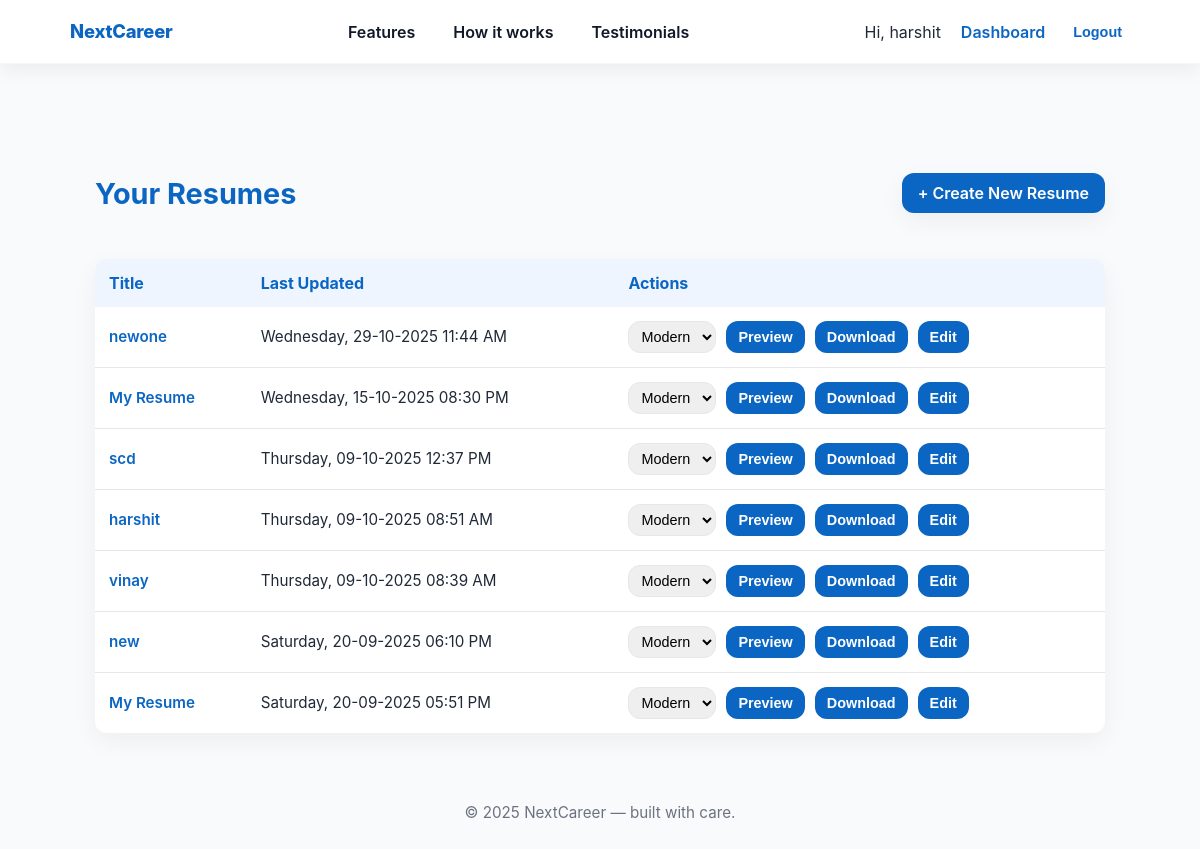
Screenshot of /jobs/resumes/ (signed in) with the database file from the repository.
### accounts/models.py (models this page shows, shortened)
class User(AbstractUser):
    ROLE_STUDENT = 'student'
    ROLE_HR = 'hr'
    ROLE_CHOICES = [
        (ROLE_STUDENT, 'Student'),
        (ROLE_HR, 'HR'),
    ]
    role = models.CharField(max_length=20, choices=ROLE_CHOICES, default=ROLE_STUDENT)

### jobs/models.py (models this page shows, shortened)
class Resume(models.Model):
    owner = models.ForeignKey(settings.AUTH_USER_MODEL, on_delete=models.CASCADE, related_name='resumes')
    title = models.CharField(max_length=255, default='My Resume')
    data = models.JSONField(default=dict, blank=True)
    created_at = models.DateTimeField(auto_now_add=True)
    updated_at = models.DateTimeField(auto_now=True)
    pdf_file = models.FileField(upload_to=resume_pdf_upload_path, null=True, blank=True)

### jobs/views.py (the view)
# urls.py: path('jobs/resumes/', jobs_views.resume_list, name='resume_list'),
@login_required
def resume_list(request):
    resumes = Resume.objects.filter(owner=request.user).order_by('-updated_at')
    return render(request, 'jobs/resume_list.html', {'resumes': resumes})

### templates/jobs/resume_list.html (shortened to what this page needs)
{% extends 'base.html' %}
{% load static %}
{% load tz %}
{% block content %}
<div class="resume-container">
  <div class="resume-header">
    <h2>Your Resumes</h2>
    <a href="{% url 'create_resume' %}" class="new-resume-link">+ Create New Resume</a>
  </div>
  {% if resumes %}
  <table class="resume-table">
    <thead>
      <tr>
        <th>Title</th>
        <th>Last Updated</th>
        <th>Actions</th>
      </tr>
    </thead>
    <tbody>
      {% for r in resumes %}
      <tr>
        <td><a href="{% url 'resume_detail' r.id %}">{{ r.title }}</a></td>
        <td>
          {% if r.updated_at %}
            {% timezone "Asia/Kolkata" %}
              {{ r.updated_at|date:"l, d-m-Y h:i A" }}
            {% endtimezone %}
          {% else %}
            -
          {% endif %}
        </td>
        <td>
          <div class="resume-actions">
            <label>
              <select class="template-select" data-resume-id="{{ r.id }}">
                <option value="modern" selected>Modern</option>
              </select>
            </label>
            <button class="preview-btn" data-resume-id="{{ r.id }}">Preview</button>
            <button class="download-btn" data-resume-id="{{ r.id }}">Download</button>
            <a href="{% url 'edit_resume' r.id %}">
              <button>Edit</button>
            </a>
          </div>
        </td>
      </tr>
      {% endfor %}
    </tbody>
  </table>
  {% else %}
  <div class="empty-state">
    <p>No resumes yet. <a href="{% url 'create_resume' %}">Create one now</a>.</p>
  </div>
  {% endif %}
</div>
{% endblock %}

### templates/base.html (shortened to what this page needs)
{% load static %}
<!doctype html>
<html lang="en">
<head>
</head>
<body>
  {% if request.resolver_match and request.resolver_match.url_name != 'login' and request.resolver_match.url_name != 'signup' %}
    <header>
      <nav class="site-nav" role="navigation" aria-label="Main">
        <div class="nav-inner">
          <a class="brand" href="{% url 'home' %}">NextCareer</a>
          <ul class="nav-links" id="desktop-links" role="menubar">
            <li role="none"><a role="menuitem" href="{% url 'home' %}#features">Features</a></li>
            <li role="none"><a role="menuitem" href="{% url 'home' %}#how-it-works">How it works</a></li>
            <li role="none"><a role="menuitem" href="{% url 'home' %}#testimonials">Testimonials</a></li>
          </ul>
          <div class="nav-actions" id="nav-actions">
            {% if user.is_authenticated %}
              <span class="nav-welcome">Hi, {{ user.first_name|default:user.username }}</span>
              <a class="nav-btn nav-link" href="{% url 'dashboard-redirect' %}">Dashboard</a>
              <form method="post" action="{% url 'logout' %}" class="logout-form" style="display:inline;">
                <button type="submit" class="logout-button" style="background:none;border:0;color:var(--primary);font-weight:700;cursor:pointer">Logout</button>
              </form>
            {% else %}
              <a class="nav-link" href="{% url 'login' %}">Login</a>
              <a class="nav-cta" href="{% url 'signup' %}">Signup</a>
            {% endif %}
          </div>
        </div>
      </nav>
    </header>
  {% else %}
    <header class="auth-header" role="banner">
      <a class="auth-brand" href="{% url 'home' %}">NextCareer</a>
    </header>
  {% endif %}
  <main id="main">
    {% block content %}{% endblock %}
  </main>
  <footer class="site-footer" role="contentinfo">
    <div class="footer-inner">
      &copy; {% now "Y" %} NextCareer — built with care.
    </div>
  </footer>
</body>
</html>

### templates/base.html (style rules this page uses)
:root { --primary: #0b66c3; --primary-600: #0954a8; --bg: #f9fafb; --surface: #ffffff; --white: #fff; --muted: #6b7280; --text: #0f1724; --radius: 10px; --gap: 14px; --shadow-1: 0 6px 18px rgba(2,6,23,0.06); --shadow-2: 0 12px 30px rgba(2,6,23,0.08); --focus-ring: 3px solid rgba(11,102,195,0.12); --max-width: 1100px; --motion: 180ms; --easing: cubic-bezier(.2,.9,.3,1); --header-h: 64px; --header-h-mobile: 56px; }
* { box-sizing:border-box }
html,body { height:100%;margin:0;background:var(--bg);color:var(--text);font-family:Inter,system-ui,-apple-system,"Segoe UI",Roboto,"Helvetica Neue",Arial;-webkit-font-smoothing:antialiased }
a { color:inherit;text-decoration:none }
.site-nav { background:var(--surface); box-shadow:var(--shadow-1); position:fixed; top:0; left:0; right:0; width:100%; height: var(--header-h); z-index:9999; border-bottom:1px solid rgba(15,23,36,0.03); backdrop-filter: blur(4px) saturate(110%); }
.nav-inner { max-width:var(--max-width); margin:0 auto; height:100%; display:flex; align-items:center; justify-content:space-between; gap:var(--gap); padding:0 20px; border-radius:999px; }
.brand, .auth-brand { font-weight:800; color:var(--primary); text-decoration:none; display:inline-flex; align-items:center; line-height:1; height:100% }
.brand { font-size:1.15rem; letter-spacing:-0.01em }
.nav-links { display:flex; gap:14px; list-style:none; padding:0; margin:0; align-items:center; height:100%; }
.nav-links a { display:inline-flex; align-items:center; height:100%; color:#111827; padding:0 12px; border-radius:8px; font-weight:600; transition: background var(--motion) var(--easing), transform var(--motion) var(--easing), color var(--motion) var(--easing); }
.nav-actions { display:flex; align-items:center; gap:12px; height:100% }
.nav-link { color:var(--primary); font-weight:600; padding:0 8px; border-radius:8px; display:inline-flex; align-items:center; height:100% }
.logout-button { background:none;border:0;color:var(--primary);font-weight:700;cursor:pointer;padding:0 8px;border-radius:8px; height:38px; display:inline-flex; align-items:center }
main { max-width:var(--max-width); margin:28px auto; padding: calc(var(--header-h) + 20px) 20px 0; min-height:50vh; }
.site-footer { background:transparent; padding:30px 0; color:var(--muted); text-align:center; font-size:0.95rem; margin-top:40px }

### templates/jobs/resume_list.html (style rules this page uses)
:root { --primary: #0b66c3; --accent: #06b6d4; --bg: #f9fafb; --card: #ffffff; --border: #e5e7eb; --text: #1f2937; --muted: #6b7280; --radius: 12px; --shadow: 0 8px 24px rgba(0, 0, 0, 0.05); }
body { background: var(--bg); font-family: Inter, system-ui, sans-serif; }
.resume-container { max-width: 1050px; margin: 40px auto; padding: 0 20px; }
.resume-header { display: flex; justify-content: space-between; align-items: center; flex-wrap: wrap; gap: 10px; margin-bottom: 24px; }
.resume-header h2 { color: var(--primary); font-size: 1.8rem; font-weight: 700; }
.new-resume-link { text-decoration: none; background: var(--primary); color: #fff; padding: 10px 16px; border-radius: var(--radius); font-weight: 600; box-shadow: var(--shadow); transition: 0.3s; }
.resume-table { width: 100%; border-collapse: collapse; background: var(--card); box-shadow: var(--shadow); border-radius: var(--radius); overflow: hidden; }
.resume-table th { text-align: left; padding: 14px; background: #eef5ff; color: var(--primary); font-size: 1rem; }
.resume-table td { padding: 14px; border-bottom: 1px solid var(--border); vertical-align: middle; font-size: 0.95rem; }
.resume-table tr:last-child td { border-bottom: none; }
.resume-table a { color: var(--primary); text-decoration: none; font-weight: 600; }
.resume-actions { display: flex; align-items: center; gap: 10px; flex-wrap: wrap; }
select.template-select { padding: 6px 8px; border-radius: var(--radius); border: 1px solid var(--border); font-size: 0.9rem; }
button, .resume-actions a button { background: var(--primary); color: #fff; border: none; border-radius: var(--radius); padding: 8px 12px; font-size: 0.9rem; font-weight: 600; cursor: pointer; transition: background 0.3s, transform 0.2s; }

### rows the page displays
User: first_name "harshit"
Resume: title "newone", updated_at "Wednesday, 29-10-2025 11:44 AM", id "Modern"
Resume: title "My Resume", updated_at "Wednesday, 15-10-2025 08:30 PM", id "Modern"
Resume: title "scd", updated_at "Thursday, 09-10-2025 12:37 PM", id "Modern"
Resume: title "harshit", updated_at "Thursday, 09-10-2025 08:51 AM", id "Modern"
Resume: title "vinay", updated_at "Thursday, 09-10-2025 08:39 AM", id "Modern"
Resume: title "new", updated_at "Saturday, 20-09-2025 06:10 PM", id "Modern"
Resume: title "My Resume", updated_at "Saturday, 20-09-2025 05:51 PM", id "Modern"
